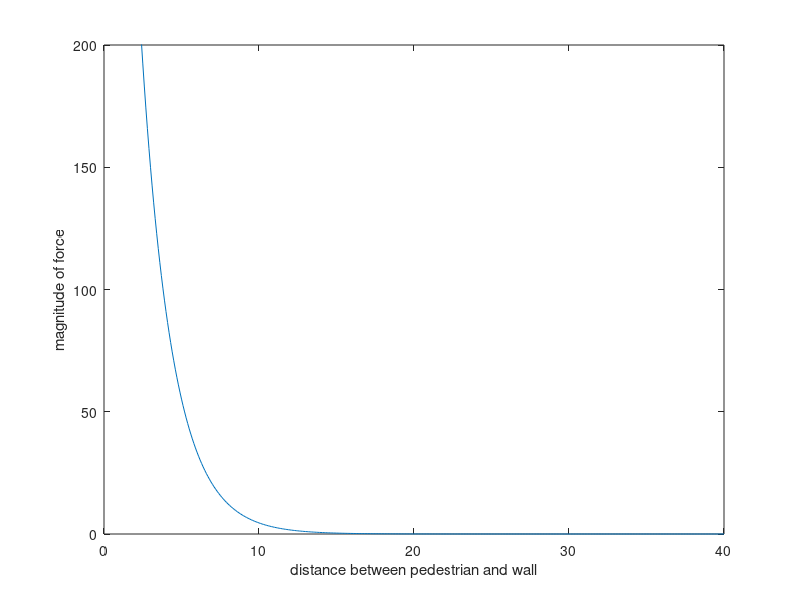

Recreate this plot in MATLAB.
% Visualization of exponential character of the wall force for the project report

clear all
clc

mtopix = 10;

A_wall = 15 * mtopix;
r = 0.3 * mtopix;
B_wall = 0.2 * mtopix;
n = 1;

d = [0 : 0.1 : 40];

for i = 1 : length(d)
     f(i) = A_wall * exp((r - d(i)) / B_wall) * n; % Betrag der Kraft
end

plot(d, f)
axis([0 d(end) 0 200])
xlabel('distance between pedestrian and wall')
ylabel('magnitude of force')